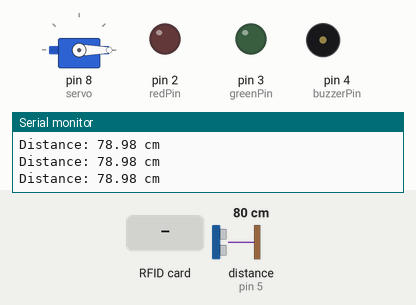
Recording of a sketch running on a simulated Arduino Uno, built with avr-gcc and run on an emulated ATmega328P. Shown: servo, output pins drawn as LEDs (lit = HIGH), buzzer (waves = sounding, pin HIGH), the last lines printed to the serial monitor. Wiring (inferred from the names in the program): ultrasonic range finder: trigger pin 6; echo pin 5. The inputs (shaded band) are chosen by the test bench; at power-on: distance to the obstacle (sensor on pin 5) 80 cm. The echo pulse lasts 58.3 µs per cm; pins used as bus, display or sensor lines are not drawn.

Above: at 1.2 s.
1.3 s: distance to the obstacle (sensor on pin 5) set to 15 cm
2.8 s: distance to the obstacle (sensor on pin 5) set to 11 cm
At 4.7 s:
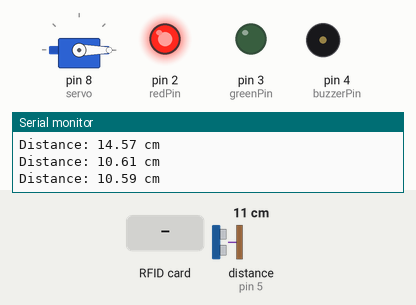
5.3 s: RFID card 5E 7A 19 C4 held to the reader
At 6.8 s:
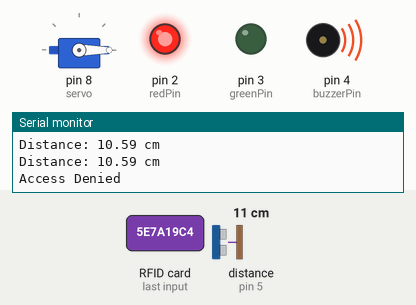
8.4 s: RFID card F3 2D BE 0D held to the reader
At 10.3 s:
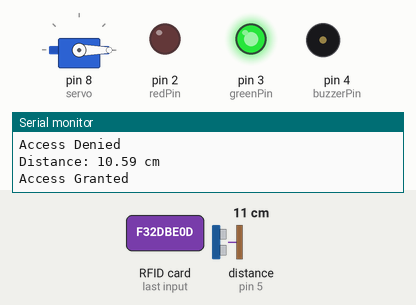
Timing chart, 0 to 12.0 s (numbered marks = the images above; inputs shaded):
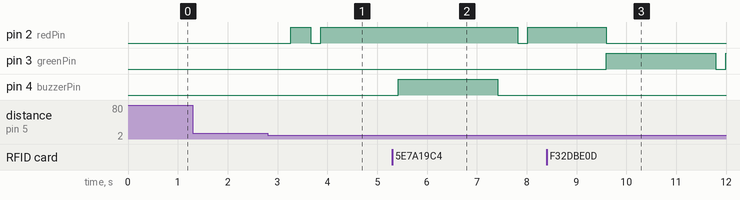

The sketch:

arudino-prj-code-20240115214425.ino
```cpp
// (licence header left out)
#include <SPI.h>
#include <MFRC522.h>
#include <Servo.h>

#include <Arduino.h>

// Define HC-SR04 Pin
const int trigPin = 6;
const int echoPin = 5;


#define RST_PIN 9
#define SS_PIN 10

MFRC522 mfrc522(SS_PIN, RST_PIN);  // Create MFRC522 instance
byte accessUID[4] = { 0xF3, 0x2D, 0xBE, 0x0D };
int greenPin = 3;
int redPin = 2;
int buzzerPin = 4;
Servo servo;  // create servo object to control a servo
void setup() {
  servo.attach(8);
  servo.write(0);

  pinMode(greenPin, OUTPUT);
  pinMode(redPin, OUTPUT);
  pinMode(buzzerPin, OUTPUT);
  Serial.begin(9600);  // Initialize serial communications with the PC
  while (!Serial)
    ;                                 // Do nothing if no serial port is opened (added for Arduinos based on ATMEGA32U4)
  SPI.begin();                        // Init SPI bus
  mfrc522.PCD_Init();                 // Init MFRC522
  delay(4);                           // Optional delay. Some board do need more time after init to be ready, see Readme
  mfrc522.PCD_DumpVersionToSerial();  // Show details of PCD - MFRC522 Card Reader details
  Serial.println(F("Scan PICC to see UID, SAK, type, and data blocks..."));

  pinMode(trigPin, OUTPUT);
  pinMode(echoPin, INPUT);
}

void rotateServoSlowly(Servo servo, int fromAngle, int toAngle, int delayTime) {
    int step = (fromAngle < toAngle) ? 1 : -1; // Determine the step direction
    int pos = fromAngle;

    while ((step > 0) ? (pos <= toAngle) : (pos >= toAngle)) {
        servo.write(pos);
        delay(delayTime);
        pos += step;
    }
}
int boolcheck = 0;
int secondBool = 0;


void loop() {
        // servo.write(90);
  digitalWrite(trigPin, LOW);
  delayMicroseconds(2);

  // Set the trigPin HIGH for 10 microseconds
  digitalWrite(trigPin, HIGH);
  delayMicroseconds(10);
  digitalWrite(trigPin, LOW);

  // Read the echoPin; pulseIn returns the duration (length of the pulse) in microseconds
  long duration = pulseIn(echoPin, HIGH);

  // Calculate the distance in centimeters
  float distance = duration * 0.034 / 2;

  Serial.print("Distance: ");
  Serial.print(distance);
  Serial.println(" cm");
  if(distance < 13.00 && boolcheck == 0 && secondBool == 0){
    digitalWrite(redPin, HIGH);
    delay(400);
    digitalWrite(redPin, LOW);
    delay(200);
    digitalWrite(redPin, HIGH);
    secondBool=1;

  }

  if(distance > 10.00 && boolcheck == 1){
    delay(1000);
    delay(200);
    digitalWrite(greenPin, LOW);
    delay(200);
    digitalWrite(greenPin, HIGH);
    delay(400);
    digitalWrite(greenPin, LOW);
    delay(300);
    digitalWrite(greenPin, HIGH);
    delay(200);
    digitalWrite(greenPin, LOW);
    delay(150);
    digitalWrite(greenPin, HIGH);
    delay(150);
    digitalWrite(greenPin, LOW);
    delay(100);
    digitalWrite(greenPin, HIGH);
    delay(50);
    digitalWrite(greenPin, LOW);
    delay(350);

    boolcheck=0;
    // rotateServoSlowly(servo, 90, 0, 15); // Slowly rotate back from 180 to 0 degrees
    // servo.write(0);
    rotateServoSlowly(servo, 70, 0, 15); // Slowly rotate from 0 to 180 degrees

  }

  delay(500);

  // Reset the loop if no new card present on the sensor/reader. This saves the entire process when idle.
  if (!mfrc522.PICC_IsNewCardPresent()) {
    return;
  }

  // Select one of the cards
  if (!mfrc522.PICC_ReadCardSerial()) {
    return;
  }

  // Dump debug info about the card; PICC_HaltA() is automatically called
  // mfrc522.PICC_DumpToSerial(&(mfrc522.uid.uidByte));
  if (mfrc522.uid.uidByte[0] == accessUID[0] && mfrc522.uid.uidByte[1] == accessUID[1] && mfrc522.uid.uidByte[2] == accessUID[2] && mfrc522.uid.uidByte[3] == accessUID[3]) {
      Serial.println("Access Granted");
      // servo.write(70);
      rotateServoSlowly(servo, 0, 70, 15); // Slowly rotate from 0 to 180 degrees
      // servo.write(90);
      boolcheck = 1;
      secondBool=0;
      digitalWrite(redPin, LOW);
      digitalWrite(greenPin, HIGH);
      delay(1000); // Wait for 1 second before next card read

  } else {
    Serial.println("Access Denied");
    digitalWrite(redPin, HIGH);
    digitalWrite(buzzerPin, HIGH);
    delay(2000);
    secondBool=0;
    digitalWrite(redPin, LOW);
    digitalWrite(buzzerPin, LOW);
  }
  mfrc522.PICC_HaltA();
}
```

Measured:
- the behaviour switches between 14 and 13 cm on distance to the obstacle (sensor on pin 5) (found by bisection; images 0 and 1)
- after the input at 2.8 s, pin 2 (redPin): LOW → HIGH after 0.46 s, → LOW 0.40 s later, → HIGH 0.20 s later
- after the input at 5.3 s, pin 2 (redPin): HIGH → LOW after 2.5 s, → HIGH 0.20 s later; pin 4 (buzzerPin): LOW → HIGH after 0.12 s, → LOW 2.0 s later
- after the input at 8.4 s, pin 2 (redPin): HIGH → LOW after 1.2 s; pin 3 (greenPin): LOW → HIGH after 1.2 s, → LOW 2.2 s later, → HIGH 0.20 s later
